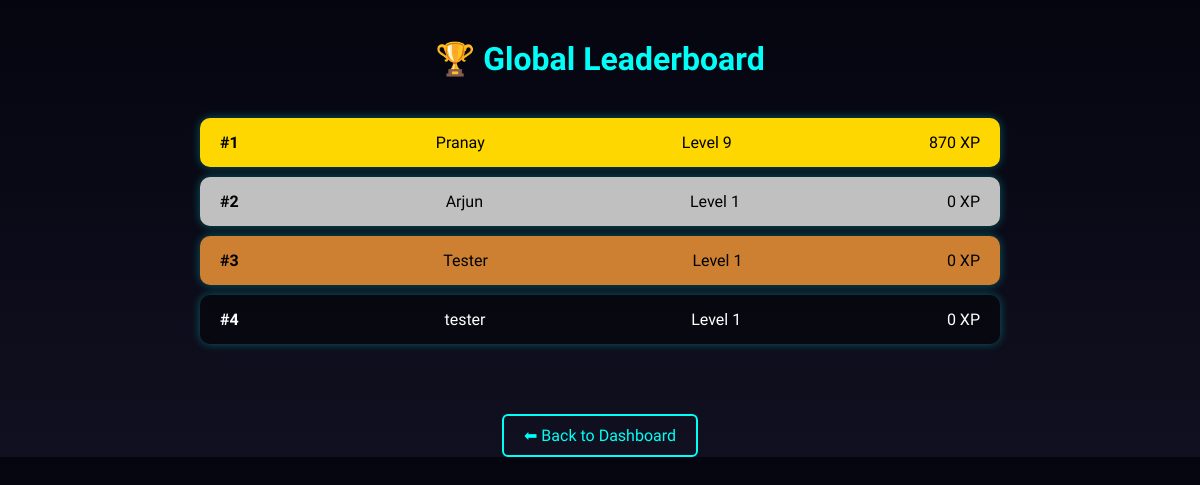
The app's page /leaderboard (signed in), older data.
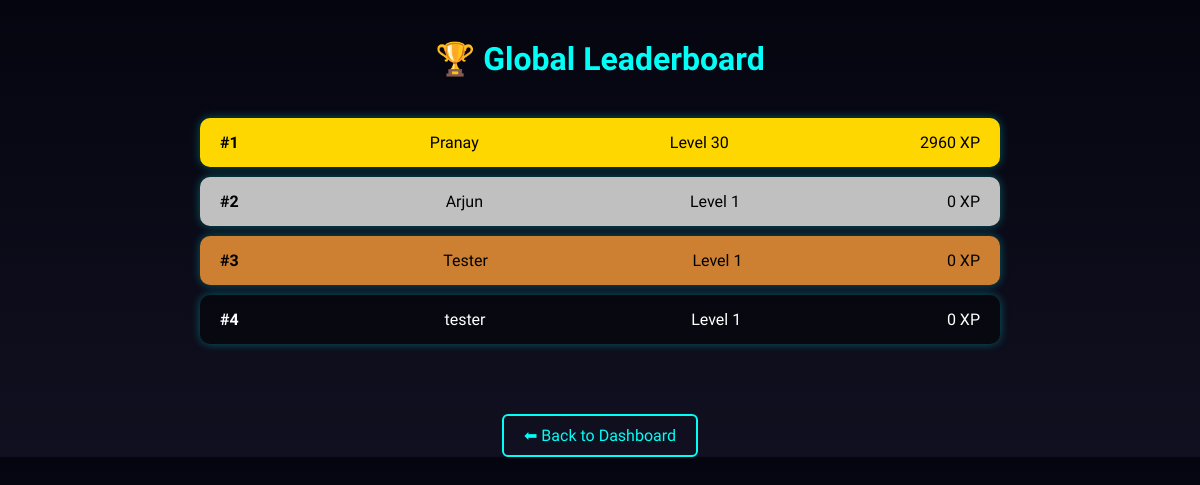
The same page, newer data.
### tables this page shows
CREATE TABLE users (
    id INTEGER PRIMARY KEY AUTOINCREMENT,
    username TEXT UNIQUE NOT NULL,
    password TEXT NOT NULL,
    email TEXT,
    avatar TEXT,
    bio TEXT,
    dob TEXT,
    exp INTEGER DEFAULT 0,
    is_admin INTEGER DEFAULT 0
);

### app.py (the view)
@app.route('/leaderboard')
def leaderboard():
    if "username" not in session:
        return redirect(url_for("login"))
    conn = sqlite3.connect(DB_PATH)
    cursor = conn.cursor()
    cursor.execute("SELECT username, exp FROM users ORDER BY exp DESC")
    users = cursor.fetchall()
    conn.close()
    ranked_users = []
    for index, user in enumerate(users, start=1):
        username, exp = user
        level = (exp // 100) + 1
        ranked_users.append({
            "rank": index,
            "username": username,
            "exp": exp,
            "level": level
        })
    return render_template("leaderboard.html", users=ranked_users)

### templates/leaderboard.html (shortened to what this page needs)
<!DOCTYPE html>
<html>
<head>
</head>
<body>
<h1>🏆 Global Leaderboard</h1>
<div class="leaderboard">
    {% for user in users %}
        <div class="row
            {% if user.rank == 1 %}top1{% endif %}
            {% if user.rank == 2 %}top2{% endif %}
            {% if user.rank == 3 %}top3{% endif %}">
            <div class="rank">#{{ user.rank }}</div>
            <div>{{ user.username }}</div>
            <div>Level {{ user.level }}</div>
            <div>{{ user.exp }} XP</div>
        </div>
    {% endfor %}
</div>
<a href="{{ url_for('dashboard') }}" class="back-btn">⬅ Back to Dashboard</a>
</body>
</html>

### templates/leaderboard.html (style rules this page uses)
body { background: linear-gradient(to bottom, #050510, #101020); font-family: 'Orbitron', sans-serif; color: white; text-align: center; margin: 0; }
h1 { margin-top: 40px; color: #00fff7; }
.leaderboard { width: 90%; max-width: 800px; margin: 40px auto; }
.row { display: flex; justify-content: space-between; padding: 15px 20px; margin: 10px 0; border-radius: 10px; background: rgba(0,0,0,0.4); box-shadow: 0 0 10px #00fff755; }
.top1 { background: gold; color: black; }
.top2 { background: silver; color: black; }
.top3 { background: #cd7f32; color: black; }
.rank { font-weight: bold; }
.back-btn { display: inline-block; margin-top: 30px; padding: 10px 20px; border: 2px solid #00fff7; color: #00fff7; text-decoration: none; border-radius: 6px; }

Row changes from the older to the newer data that the page shows:
changed users "Pranay": level "9" → "30"; exp "870" → "2960"
